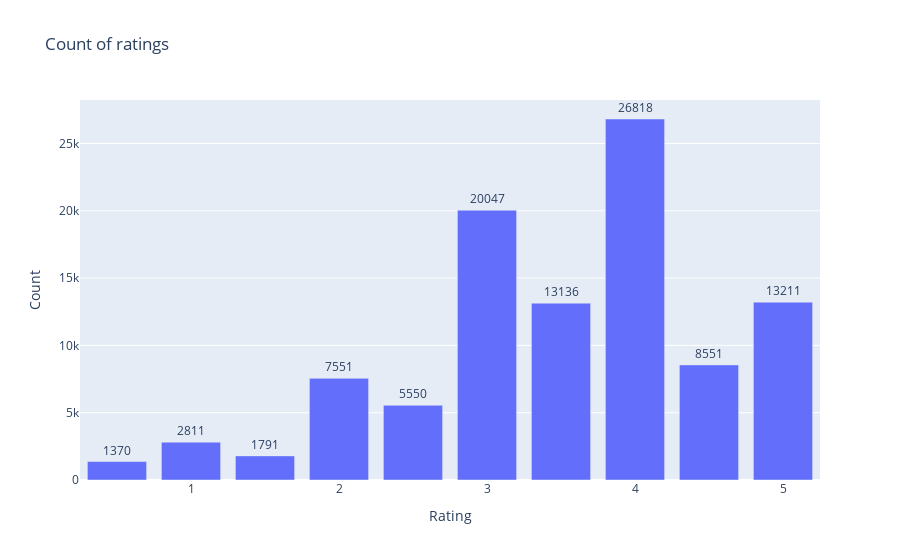

The code cell stored with this chart in its notebook:
### Code cell
pd.read_sql("select count(*) from ratings_2", conn)

data  = go.Bar( x=cr.rating,y=cr.conteo, text=cr.conteo, textposition="outside")
Layout=go.Layout(title="Count of ratings",xaxis={'title':'Rating'},yaxis={'title':'Count'})
go.Figure(data,Layout)

### Figure 1 — Plotly figure (JSON) as saved in the notebook; plotly's stock layout.template omitted (floating-point values rounded to 4 significant figures)
{"data": [{"text": [26818, 20047, 13211, 13136, 8551, 7551, 5550, 2811, 1791, 1370], "textposition": "outside", "type": "bar", "x": [4, 3, 5, 3.5, 4.5, 2, 2.5, 1, 1.5, 0.5], "y": [26818, 20047, 13211, 13136, 8551, 7551, 5550, 2811, 1791, 1370]}], "layout": {"title": {"text": "Count of ratings"}, "xaxis": {"title": {"text": "Rating"}}, "yaxis": {"title": {"text": "Count"}}}}
